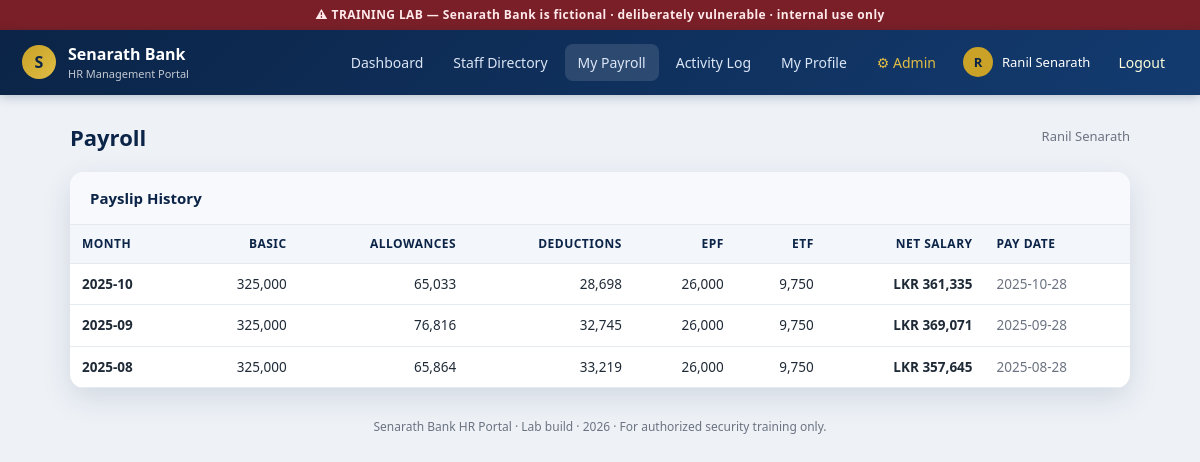
The app's page /web/src/payroll.php (signed in) with its own data.
### tables this page shows
CREATE TABLE users (
  id            INT AUTO_INCREMENT PRIMARY KEY,
  username      VARCHAR(50)  NOT NULL,
  password      VARCHAR(255) NOT NULL,          
  full_name     VARCHAR(120) NOT NULL,
  gender        CHAR(1),
  dob           DATE,
  nic           VARCHAR(20),
  email         VARCHAR(120),
  phone         VARCHAR(20),
  address       VARCHAR(200),
  department    VARCHAR(80),
  position      VARCHAR(80),
  role          VARCHAR(20)  DEFAULT 'employee', 
  bank_account  VARCHAR(30),
  date_joined   DATE,
  status        VARCHAR(20)  DEFAULT 'active',
  emergency_contact VARCHAR(120)
);

CREATE TABLE payroll (
  id          INT AUTO_INCREMENT PRIMARY KEY,
  user_id     INT NOT NULL,
  pay_month   VARCHAR(10),
  basic       DECIMAL(12,2),
  allowances  DECIMAL(12,2),
  deductions  DECIMAL(12,2),
  epf         DECIMAL(12,2),
  etf         DECIMAL(12,2),
  net_salary  DECIMAL(12,2),
  pay_date    DATE
);

### web/src/payroll.php (the view, shortened to what this page needs)
<?php
require_once __DIR__ . '/db.php';
require_once __DIR__ . '/partials.php';
$uid = $_GET['user_id'] ?? $_SESSION['user_id'];
$owner = mysqli_fetch_assoc(mysqli_query($conn, "SELECT full_name, department FROM users WHERE id = $uid"));
$rows  = mysqli_query($conn, "SELECT * FROM payroll WHERE user_id = $uid ORDER BY pay_month DESC");
?>
<div class="page-title"><h2>Payroll</h2>
  <span class="crumb"><?= htmlspecialchars($owner['full_name'] ?? 'Unknown') ?></span></div>
<div class="panel">
  <h3>Payslip History</h3>
  <div class="body" style="padding:0">
    <table>
      <tr><th>Month</th><th class="right">Basic</th><th class="right">Allowances</th>
          <th class="right">Deductions</th><th class="right">EPF</th><th class="right">ETF</th>
          <th class="right">Net Salary</th><th>Pay Date</th></tr>
      <?php while ($p = mysqli_fetch_assoc($rows)): ?>
        <tr>
          <td><strong><?= htmlspecialchars($p['pay_month']) ?></strong></td>
          <td class="right"><?= number_format($p['basic']) ?></td>
          <td class="right"><?= number_format($p['allowances']) ?></td>
          <td class="right"><?= number_format($p['deductions']) ?></td>
          <td class="right"><?= number_format($p['epf']) ?></td>
          <td class="right"><?= number_format($p['etf']) ?></td>
          <td class="right"><strong>LKR <?= number_format($p['net_salary']) ?></strong></td>
          <td class="muted"><?= htmlspecialchars($p['pay_date']) ?></td>
        </tr>
      <?php endwhile; ?>
    </table>
  </div>
</div>

### web/src/assets/css/style.css (style rules this page uses)
:root { --navy:#0b2447; --navy2:#133b70; --gold:#c9a227; --gold2:#e0bd45; --bg:#eef2f7; --card:#ffffff; --ink:#1f2a37; --muted:#6b7280; --line:#e5e9f0; --ok:#157347; --warn:#b02a37; --radius:14px; --shadow:0 10px 30px rgba(11,36,71,.12); }
* { box-sizing:border-box }
html,body { margin:0;padding:0 }
body { font-family:"Segoe UI",system-ui,-apple-system,Roboto,Arial,sans-serif; background:var(--bg); color:var(--ink); line-height:1.5; }
.page-title { display:flex;align-items:center;justify-content:space-between;margin-bottom:18px }
.page-title h2 { margin:0;font-size:22px;color:var(--navy) }
.crumb { color:var(--muted);font-size:13px }
.panel { background:var(--card);border-radius:var(--radius);box-shadow:var(--shadow);margin-bottom:22px;overflow:hidden }
.panel h3 { margin:0;padding:15px 20px;border-bottom:1px solid var(--line);font-size:15px;color:var(--navy);background:#f7f9fc }
.panel .body { padding:18px 20px }
table { width:100%;border-collapse:collapse;font-size:13.5px }
th,td { text-align:left;padding:10px 12px;border-bottom:1px solid var(--line) }
th { background:#f3f6fb;color:var(--navy);font-size:12px;text-transform:uppercase;letter-spacing:.5px }
.muted { color:var(--muted) }
.right { text-align:right }

### records on screen
users: full_name "Ranil Senarath"
payroll: pay_month "2025-10", basic "325,000", allowances "65,033", deductions "28,698", epf "26,000", etf "9,750", net_salary "361,335", pay_date "2025-10-28"
payroll: pay_month "2025-09", basic "325,000", allowances "76,816", deductions "32,745", epf "26,000", etf "9,750", net_salary "369,071", pay_date "2025-09-28"
payroll: pay_month "2025-08", basic "325,000", allowances "65,864", deductions "33,219", epf "26,000", etf "9,750", net_salary "357,645", pay_date "2025-08-28"

### other values on screen
$item[1] "Dashboard"
$item[1] "Staff Directory"
$item[1] "My Payroll"
$item[1] "Activity Log"
$item[1] "My Profile"
$init "R"
$name "Ranil Senarath"
